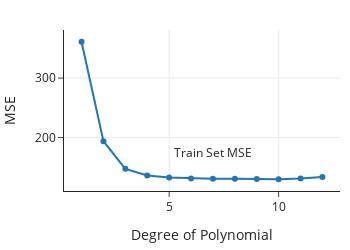

The notebook cell this image was saved under:
### Markdown cell above
To visualize the change in MSE, we plot MSE for each fitted polynomial against its degree.

### Code cell
fig = px.line(x=degree, y=error_train, markers=True,
             width=350, height=250)

fig.add_annotation(x=7, y=175, showarrow=False,
            text="Train Set MSE")
fig.update_layout(showlegend=False,margin=dict(t=30),
                  xaxis_title='Degree of Polynomial', yaxis_title='MSE')

fig.show()

### Figure 1 — Plotly figure (JSON) as saved in the notebook; plotly's stock layout.template omitted (floating-point values rounded to 4 significant figures)
{"data": [{"hovertemplate": "x=%{x}<br>y=%{y}<extra></extra>", "legendgroup": "", "line": {"color": "#1F77B4", "dash": "solid"}, "marker": {"symbol": "circle"}, "mode": "lines+markers", "name": "", "orientation": "v", "showlegend": false, "type": "scatter", "x": [1, 2, 3, 4, 5, 6, 7, 8, 9, 10, 11, 12], "xaxis": "x", "y": [360.9, 193.9, 147.4, 136.2, 132.8, 131.4, 130.9, 130.9, 130.3, 130.0, 131.2, 133.9], "yaxis": "y"}], "layout": {"annotations": [{"showarrow": false, "text": "Train Set MSE", "x": 7, "y": 175}], "height": 250, "legend": {"tracegroupgap": 0}, "margin": {"t": 30}, "showlegend": false, "width": 350, "xaxis": {"anchor": "y", "autorange": true, "domain": [0, 1], "range": [0.1986, 12.8], "title": {"text": "Degree of Polynomial"}, "type": "linear"}, "yaxis": {"anchor": "x", "autorange": true, "domain": [0, 1], "range": [110.2, 380.8], "title": {"text": "MSE"}, "type": "linear"}}}
